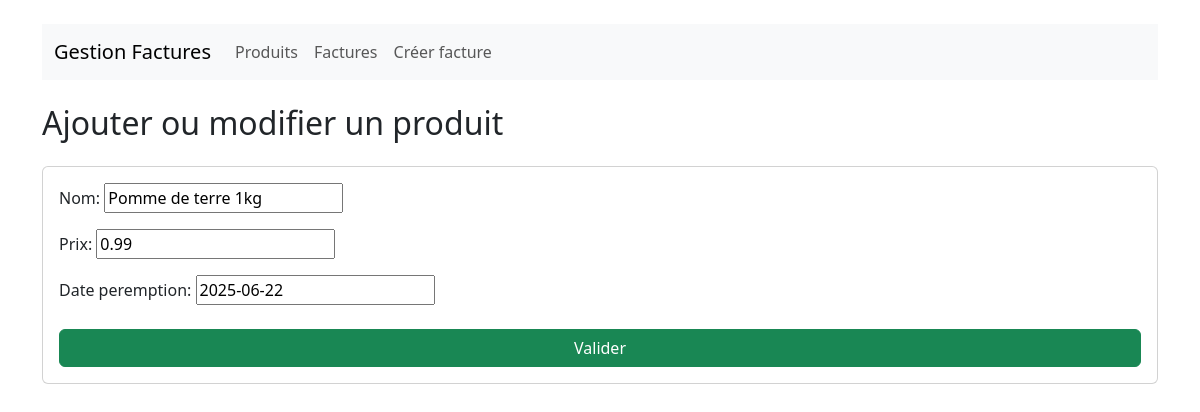
/produit/modifier/1/, run on the app's committed database.
### produits/models.py (models this page shows, shortened)
class Produit(models.Model):
    nom = models.CharField(max_length=100)
    prix = models.DecimalField(max_digits=8, decimal_places=2)
    date_peremption = models.DateField()

### produits/views.py (the view)
# urls.py: path('produit/modifier/<int:id>/', views.modifier_produit, name='modifier_produit'),
def modifier_produit(request, id):
    produit = get_object_or_404(Produit, id=id)
    form = ProduitForm(request.POST or None, instance=produit)
    if form.is_valid():
        form.save()
        return redirect('liste_produits')
    return render(request, 'produits/form_produit.html', {'form': form})

### produits/forms.py
class ProduitForm(forms.ModelForm):
    class Meta:
        model = Produit
        fields = ['nom', 'prix', 'date_peremption']

### produits/templates/produits/form_produit.html (shortened to what this page needs)
{% extends 'base.html' %}
{% block content %}
<h2 class="my-4">Ajouter ou modifier un produit</h2>
<form method="post" class="card card-body">
    {{ form.as_p }}
    <button type="submit" class="btn btn-success mt-2">Valider</button>
</form>
{% endblock %}

### data on the page
Produit: nom "Pomme de terre 1kg", prix "0.99", date_peremption "2025-06-22"
